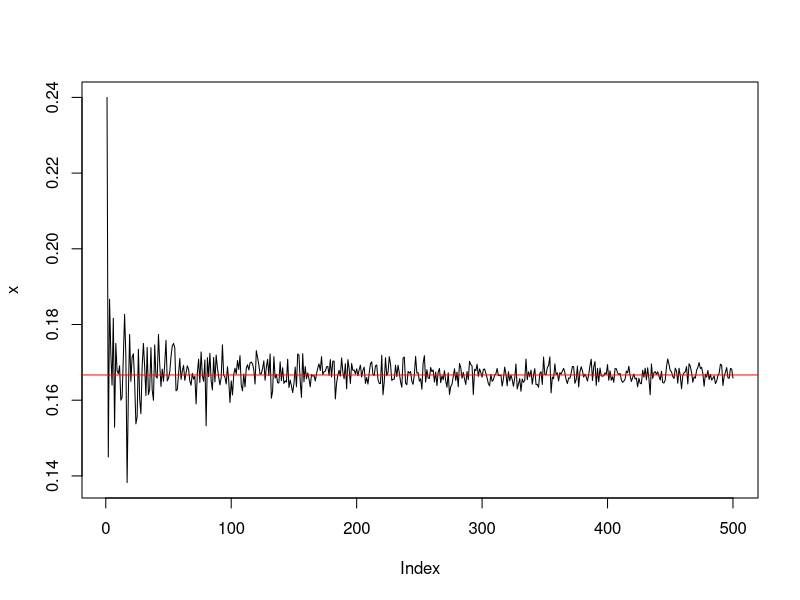

Write R code to recreate this figure.
## ---- chunk 1
roll <- function() {
  return(rbinom(1, 100, 1/6))
}
## ---- chunk 2
p <- function(n = 100) {
  observations = c()
  for(i in 1:n) {
    observations[i] = roll()
  }
  
  return (sum(observations) / (n * 100))
}


p()

## ---- chunk 3
probabilities = function(n = 100) {
  r = c()
  
  for(i in 1:n) {
    r[i] = p(i)
  }
  
  return(r)
}

x = probabilities(500)

plot(x, type = 'l')
abline(h = 1/6, col = 'red' )
## ---- chunk 4
birthdays <- function( p = 0.5 ){
  prob = 1;
  for(i in 1:365) {
    prob = prob * (366-i) / 365
    if(prob < 1 - p) break
  }
  return(i)
}

birthdays()

## ---- chunk 5
p1 = 0.3
p2 = 0.4

# TODO :)

## ---- chunk 6
letters = c('E', 'T')

count_flips <- function(target) {
  count = 1
  
  while(TRUE) {
    current = sample(letters, length(target), TRUE)
    
    if(identical(current, target)) {
      break
    }
    
    count = count + 1
  }
  
  
  return(count)
}


count_flips(c('E', 'E', 'T', 'E', 'T'))

